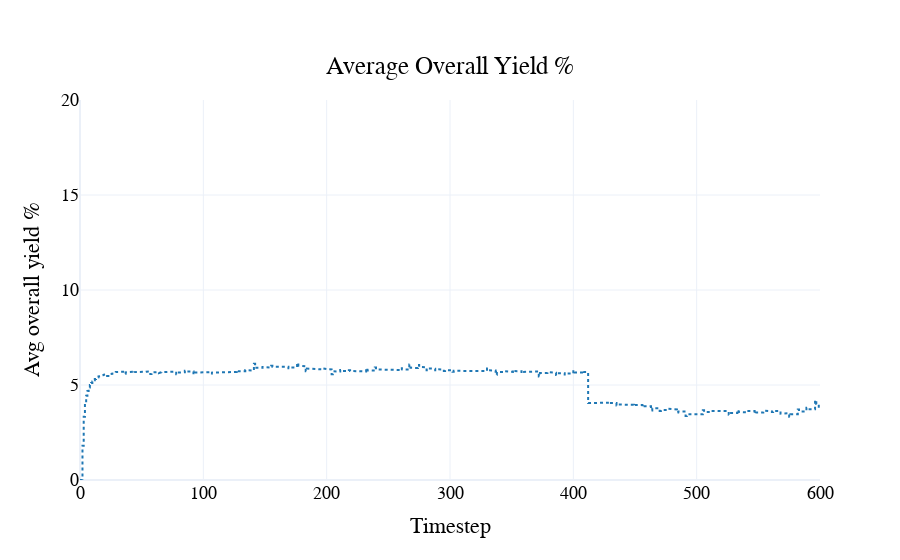

Notebook source saved alongside this figure:
### Code cell
fig = visualizations.plot_avg_overall_yield(
    df
)
pio.show(fig)

### Figure 1 — Plotly figure (JSON) as saved in the notebook; plotly's stock layout.template omitted (floating-point values rounded to 4 significant figures; data arrays with more than 128 entries replaced by an {"elided": "..."} marker saying what was removed)
{"data": [{"line": {"color": "#1f77b4", "dash": "dot"}, "name": "Avg overall yield %", "type": "scatter", "x": {"elided": "4201 int values"}, "y": {"elided": "4201 float values"}}], "layout": {"font": {"color": "black", "family": "Arial", "size": 18}, "hovermode": "x unified", "legend": {"orientation": "h", "x": 0.5, "xanchor": "center", "y": -0.5, "yanchor": "bottom"}, "paper_bgcolor": "rgba(255, 255, 255, 1)", "plot_bgcolor": "rgba(255, 255, 255, 1)", "title": {"text": "Average Overall Yield %", "x": 0.5, "xanchor": "center", "y": 0.9, "yanchor": "top"}, "xaxis": {"title": {"text": "Timestep"}}, "yaxis": {"range": [0, 20], "title": {"text": "Avg overall yield %"}}}}
